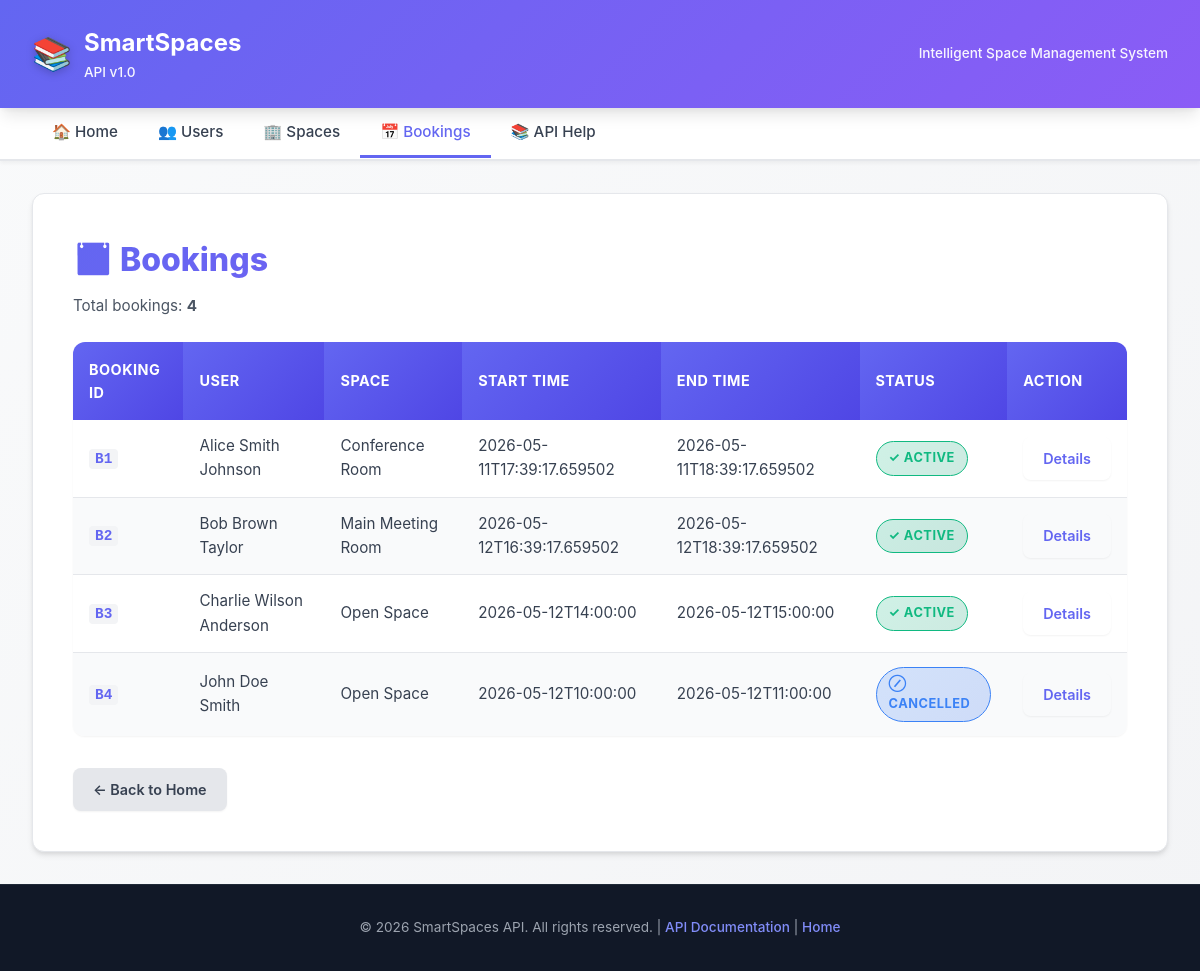
Screenshot of /bookings with the database file from the repository.
### tables this page shows
CREATE TABLE bookings (
        booking_id     TEXT PRIMARY KEY,
        space_id       TEXT NOT NULL,
        user_id        TEXT NOT NULL,
        start_time     TEXT NOT NULL,
        end_time       TEXT NOT NULL,
        booking_status TEXT NOT NULL,
        FOREIGN KEY (space_id) REFERENCES spaces(space_id),
        FOREIGN KEY (user_id)  REFERENCES users(user_id)
    );

CREATE TABLE spaces (
        space_id     TEXT    PRIMARY KEY,
        space_name   TEXT    NOT NULL,
        capacity     INTEGER NOT NULL,
        space_type   TEXT    NOT NULL,
        space_status TEXT    NOT NULL
    );

### presentation/app.py (the view)
@app.route("/bookings", methods=["GET"])
def list_bookings():
    try:
        bookings = booking_service.list_bookings()
        formatted_bookings = [format_booking(b) for b in bookings]
        return render_template('bookings.html', bookings=formatted_bookings)
    except Exception as e:
        logger.error(f"Error al listar reservas: {str(e)}")
        return error_response(f"Error al listar reservas: {str(e)}", 500)

### application/booking_service.py (called while the page is built)
    def list_bookings(self):
        return self._booking_repo.list()

### domain/booking.py (called while the page is built)
    @property
    def booking_id(self):
        return self._booking_id

    @property
    def space(self):
        return self._space

    @property
    def user(self):
        return self._user

    @property
    def start_time(self):
        return self._start_time

    @property
    def end_time(self):
        return self._end_time

    @property
    def status(self):
        return self._booking_status

### domain/space.py (called while the page is built)
    @property
    def space_id(self):
        return self.__space_id

    @property
    def space_name(self):
        return self.__space_name

### domain/space_meetingroom.py (called while the page is built)
    def _validate_room_number(self, room_number):
        if not isinstance(room_number, str) or not room_number.strip(): raise ValueError("Room number must be a non-empty string")

    def _validate_floor(self, floor):
        if not isinstance(floor, int) or floor < 0: raise ValueError("Floor must be a non-negative integer")

    def _validate_num_power_outlets(self, num_power_outlets):
        if not isinstance(num_power_outlets, int) or num_power_outlets < 0: raise ValueError("Number of power outlets must be non-negative")

### domain/user.py (called while the page is built)
    @property
    def user_id(self):
        return self.__user_id

    @property
    def name(self):
        return self._name

    @property
    def surname1(self):
        return self._surname1

    @property
    def surname2(self):
        return self._surname2

    def full_name(self):
        return f"{self.name} {self.surname1} {self.surname2}"

### infrastructure/booking_sqlite_repository.py (called while the page is built)
    def _connect(self):
        conn = sqlite3.connect(self._db_path)
        conn.execute("PRAGMA foreign_keys = ON")
        return conn

### presentation/app.py (called while the page is built)
@app.before_request
def log_request():
    logger.info(f"{request.method} {request.path}")

def format_booking(booking):
    return {
        "booking_id": booking.booking_id,
        "space_id": booking.space.space_id,
        "space_name": booking.space.space_name,
        "user_id": booking.user.user_id,
        "user_name": booking.user.full_name(),
        "start_time": (
            booking.start_time.isoformat()
            if hasattr(booking.start_time, "isoformat")
            else str(booking.start_time)
        ),
        "end_time": (
            booking.end_time.isoformat()
            if hasattr(booking.end_time, "isoformat")
            else str(booking.end_time)
        ),
        "booking_status": booking.status,
    }

### presentation/templates/bookings.html (shortened to what this page needs)
{% extends "base.html" %}
{% block content %}
<h1>📅 Bookings</h1>
{% if bookings %}
    <p>Total bookings: <strong>{{ bookings|length }}</strong></p>
    <table>
        <thead>
            <tr>
                <th>Booking ID</th>
                <th>User</th>
                <th>Space</th>
                <th>Start Time</th>
                <th>End Time</th>
                <th>Status</th>
                <th>Action</th>
            </tr>
        </thead>
        <tbody>
            {% for booking in bookings %}
            <tr>
                <td><code>{{ booking.booking_id }}</code></td>
                <td>{{ booking.user_name }}</td>
                <td>{{ booking.space_name }}</td>
                <td>{{ booking.start_time }}</td>
                <td>{{ booking.end_time }}</td>
                <td>
                    {% if booking.booking_status == 'ACTIVE' %}
                        <span class="badge active">✓ Active</span>
                    {% elif booking.booking_status == 'CANCELLED' %}
                        <span class="badge cancelled">⊘ Cancelled</span>
                    {% elif booking.booking_status == 'FINISHED' %}
                        <span class="badge finished">✓ Finished</span>
                    {% else %}
                        <span class="badge">{{ booking.booking_status }}</span>
                    {% endif %}
                </td>
                <td>
                    <a href="{{ url_for('get_booking', booking_id=booking.booking_id) }}" class="btn">Details</a>
                </td>
            </tr>
            {% endfor %}
        </tbody>
    </table>
{% else %}
    <div class="warning-box">
        <strong>⚠️ No bookings found</strong>
    </div>
{% endif %}
<div class="mt-3">
    <a href="{{ url_for('index') }}" class="btn secondary">← Back to Home</a>
</div>
{% endblock %}

### rows the page displays
bookings: booking_id "B1", user_name "Alice Smith Johnson", space_name "Conference Room", start_time "2026-05-11T17:39:17.659502", end_time "2026-05-11T18:39:17.659502", booking_status "✓ ACTIVE"
bookings: booking_id "B2", user_name "Bob Brown Taylor", space_name "Main Meeting Room", start_time "2026-05-12T16:39:17.659502", end_time "2026-05-12T18:39:17.659502", booking_status "✓ ACTIVE"
bookings: booking_id "B3", user_name "Charlie Wilson Anderson", space_name "Open Space", start_time "2026-05-12T14:00:00", end_time "2026-05-12T15:00:00", booking_status "✓ ACTIVE"
bookings: booking_id "B4", user_name "John Doe Smith", space_name "Open Space", start_time "2026-05-12T10:00:00", end_time "2026-05-12T11:00:00", booking_status "⊘ CANCELLED"

### other values shown
{{ bookings|length }} "4"
